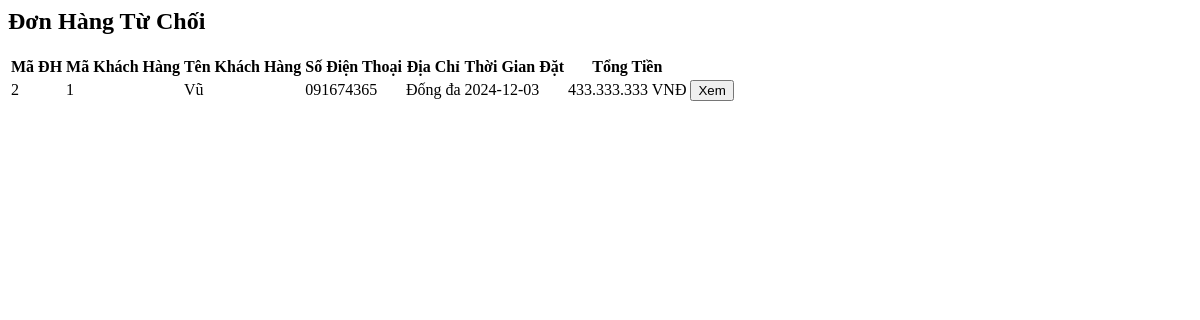
The app's page /admin/module/main/qldh/huydonhang.php with its own data.
### tables this page shows
CREATE TABLE `donhang` (
  `MaDH` int(11) NOT NULL,
  `MaKH` int(11) DEFAULT NULL,
  `NgayDat` date DEFAULT NULL,
  `TenNguoiNhan` varchar(100) DEFAULT NULL,
  `SDT` varchar(15) DEFAULT NULL,
  `DiaCHiGiaoHang` varchar(255) DEFAULT NULL,
  `NgayGiaoHang` date DEFAULT NULL,
  `GiaTriDH` double DEFAULT NULL,
  `PhiVanChuyen` double DEFAULT NULL,
  `KhuyenMai` double DEFAULT NULL,
  `TongTien` double DEFAULT NULL,
  `TrangThai` enum('0','1','2') DEFAULT '0'
);

CREATE TABLE `khachhang` (
  `MaKH` int(11) NOT NULL,
  `TenKH` varchar(100) NOT NULL,
  `DiaChi` varchar(255) DEFAULT NULL,
  `SoDienThoai` varchar(15) DEFAULT NULL,
  `GioiTinh` char(1) DEFAULT NULL,
  `MatKhau` varchar(255) DEFAULT NULL,
  `MaGioHang` int(11) DEFAULT NULL
);

### admin/module/main/qldh/huydonhang.php (the view, shortened to what this page needs)
<h2 class="status-title">Đơn Hàng Từ Chối</h2>
    <table>
        <thead>
            <tr>
                <th>Mã ĐH</th>
                <th>Mã Khách Hàng</th>
                <th>Tên Khách Hàng</th>
                <th>Số Điện Thoại</th>
                <th>Địa Chỉ</th>
                <th>Thời Gian Đặt</th>
                <th>Tổng Tiền</th>
            </tr>
        </thead>
        <tbody>
            <?php
                $sql = "SELECT * FROM donhang JOIN khachhang ON donhang.MaKH = khachhang.MaKH WHERE trangthai = '2'";
                $resuilt = mysqli_query($mysqli, $sql);
                if ($resuilt && mysqli_num_rows($resuilt) > 0) {
                    while ($row = mysqli_fetch_assoc($resuilt)) {
            ?>
            <tr>
            <td><?php echo $row['MaDH']; ?></td>
                    <td><?php echo $row['MaKH']; ?></td>
                    <td><?php echo $row['TenKH']; ?></td>
                    <td><?php echo $row['SDT']; ?></td>
                    <td><?php echo $row['DiaCHiGiaoHang']; ?></td>
                    <td><?php echo $row['NgayDat']; ?></td>
                    <td><?php echo number_format($row['TongTien'], 0, ',', '.'); ?> VNĐ</td>
                    <td><form method="POST" style="display: inline;">
                            <button type="submit" name="Xem" value="<?php echo $row['MaDH']; ?>" class="btn xem-btn">Xem</button>
                        </form></td>
            </tr>
            <?php }}?>
        </tbody>
    </table>

### records on screen
donhang: MaDH "2", MaKH.MaKH "1", MaKH.TenKH "Vũ", SDT "091674365", DiaCHiGiaoHang "Đống đa", NgayDat "2024-12-03", TongTien "433.333.333"
